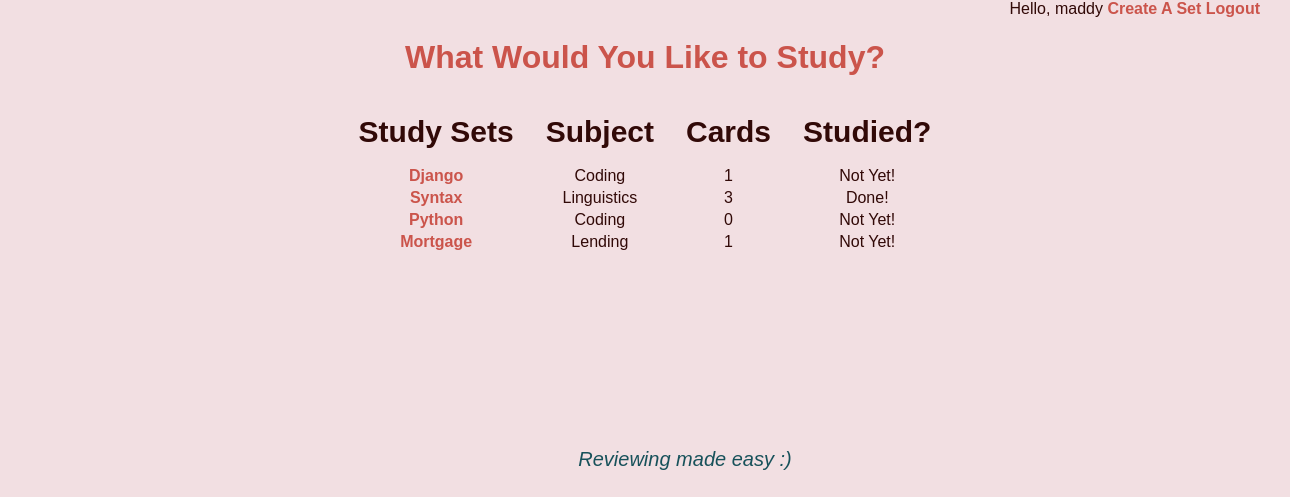
Page /categories/ (signed in) on the committed database.
### categories/models.py (models this page shows, shortened)
class Categorie(models.Model):
    name = models.CharField(max_length=100)
    subject= models.CharField(max_length=100)
    created_on = models.DateTimeField(auto_now_add=True)
    studied = models.BooleanField(default=False)
    owner = models.ForeignKey(
        settings.AUTH_USER_MODEL,
        related_name="student",
        on_delete=models.CASCADE,
        null=True
    )

### cards/models.py (models this page shows, shortened)
class Card(models.Model):
    term = models.CharField(max_length=250)
    answer = models.TextField()
    img = models.URLField(null=True)
    category = models.ForeignKey(
        Categorie,
        related_name="cards",
        on_delete=models.CASCADE,
    )
    date_created = models.DateTimeField(auto_now_add=True)

### categories/views.py (the view)
# urls.py: path("", list_categories, name="list_categories"),
@login_required
def list_categories(request):
    category = Categorie.objects.filter(owner=request.user)
    context = {
        "category_list": category,
    }
    return render(request, "categories/list.html", context)

### categories/templates/categories/list.html (shortened to what this page needs)
{% extends 'base.html' %}
{% block content%}
<header>
    <nav>
      {% if user.is_authenticated %}
      <span>Hello, {{ user.username}} </span>
      <a href="{% url 'create_set'%}">Create A Set</a>
      <a href="{% url 'user_logout' %}">Logout</a>
      {% else %}
      <a href="{% url 'signup' %}">Sign up</a>
      <a href="{% url 'user_login' %}">Login</a>
      {% endif %}
    </nav>
</header>
<main>
    {% if category_list.all|length > 0 %}
    <div class="home">
        <h1>What Would You Like to Study?</h1>
        <table>
            <thead>
                <th>Study Sets</th>
                <th>Subject</th>
                <th>Cards</th>
                <th>Studied?</th>
            </thead>
            <tbody>
                {% for item in category_list.all %}
                <tr>
                    <td><a href="{% url 'show_set' item.id %}">{{ item.name }}</a></td>
                    <td>{{ item.subject }}</td>
                    <td>{{ item.cards.all|length }}</td>
                    <td>{{ item.studied|yesno:"Done!,Not Yet!,N/A" }}</td>
                </tr>
                {% endfor %}
            </tbody>
        </table>
        {% else%}
            <div>Create a deck to get started!</div>
        {% endif %}
    </div>
</main>
{% endblock content %}

### categories/static/css/styles.css (style rules this page uses)
body { font-family: Arial, Helvetica, sans-serif; background-color: #f2dfe2; margin: 0; color: #310907; display: flexbox; text-align: center; }
h1 { color: #CB544B; }
a { text-decoration: none; color: #CB544B; transition: .5s; font-weight: bolder; }
nav { display: flexbox; text-align: right; margin-right: 30px; gap:30px; }
table { display:inline-block; text-align: center; }
th { font-size: 30px; padding: 15px }

### rows in the picture
Categorie: name "Django", subject "Coding", cards.all|length "1", studied "Not Yet!"
Categorie: name "Syntax", subject "Linguistics", cards.all|length "3", studied "Done!"
Categorie: name "Python", subject "Coding", cards.all|length "0", studied "Not Yet!"
Categorie: name "Mortgage", subject "Lending", cards.all|length "1", studied "Not Yet!"

### other values in the picture
{{ user.username }} "maddy"
